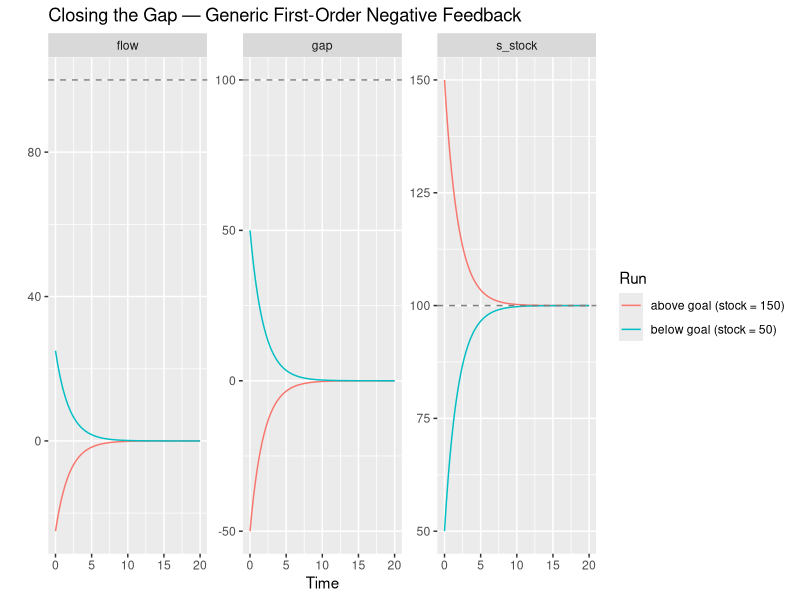

Generate this figure with R:
# Closing the Gap — Generic First-Order Negative Feedback
# Road Maps 4: Generic Structures — First-Order Negative Feedback (D-4475-2)
# The gap is calculated as goal minus stock, so the sign of the flow is
# self-managing: positive gap drives growth, negative gap drives decay.

library(deSolve)
library(tidyverse)

# sim time
START <- 0; FINISH <- 20; STEP <- 0.25
simtime <- seq(START, FINISH, by = STEP)

# parameters
params <- c(p_goal            = 100,   # units  — desired level of the stock
            p_adjustment_time = 2)     # time   — time constant controlling speed of closure

# model
model <- function(time, stocks, params) {
  with(as.list(c(stocks, params)), {

    c_gap    <- p_goal - s_stock              # units       — positive: below goal; negative: above goal
    f_flow   <- c_gap / p_adjustment_time     # units/time  — net flow; sign drives growth or decay

    ds_dt <- f_flow

    return(list(c(ds_dt),
                gap  = c_gap,
                flow = f_flow))
  })
}

# two runs: stock starting below goal, and stock starting above goal
run_below <- data.frame(ode(y = c(s_stock = 50),  times = simtime, func = model,
                            parms = params, method = "euler")) %>%
  mutate(run = "below goal (stock = 50)")

run_above <- data.frame(ode(y = c(s_stock = 150), times = simtime, func = model,
                            parms = params, method = "euler")) %>%
  mutate(run = "above goal (stock = 150)")

# combine and pivot long
output_long <- bind_rows(run_below, run_above) %>%
  gather(key = "variable", value = "value", s_stock:flow)

# visualise
ggplot() +
  geom_line(data = output_long, aes(x = time, y = value, colour = run)) +
  geom_hline(yintercept = params["p_goal"], linetype = "dashed", colour = "grey50") +
  facet_wrap(vars(variable), scales = "free") +
  xlab("Time") +
  ylab("") +
  labs(title = "Closing the Gap — Generic First-Order Negative Feedback",
       colour = "Run")
